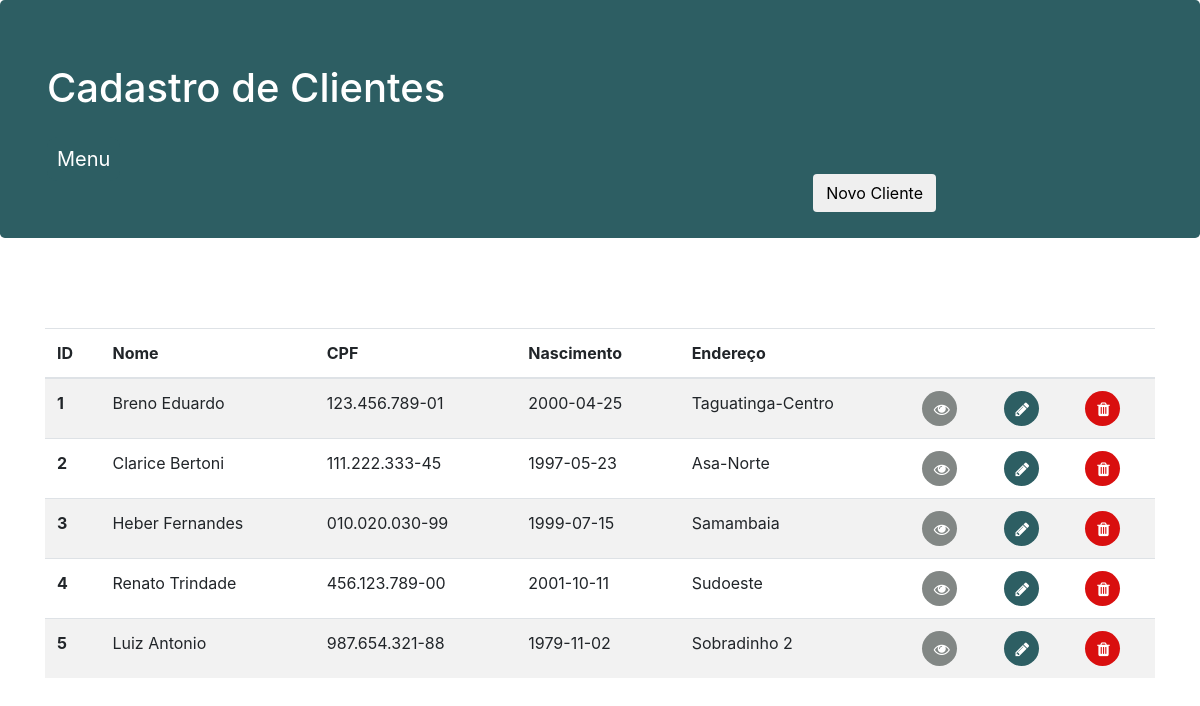
The app's page /views/clientes/index.php with its own data.
### tables this page shows
create table clientes (
	ID integer unsigned primary key auto_increment,
    Nascimento date not null,
    Nome varchar(150) not null,
    Endereco varchar(150) not null,
    CPF varchar(25) not null
);

### actions/ClientesController.php (called while the page is built, shortened)
<?php
  function find_all ($conn) {
    $sql = "select * from clientes";
    $clientes = $conn->query($sql);
    if ($clientes != TRUE) {
      echo "Error creating database: " . $conn->error;
    } else {
      return $clientes;
    }
  }
?>

### views/clientes/index.php (the view, shortened to what this page needs)
<?php
  include_once '../add/header.php';
  include '../../.db/db_connection.php';
  include '../../actions/ClientesController.php';
  $clientes = find_all($conn);
?>
<div class="jumbotron" style="background-color: #2d5e63; color: #FFFFFF;">
  <div class="container">
    <h1>Cadastro de Clientes</h1>
    <br>
    <a class="button" href="../menu.php" target="_self">Menu</a>
    <div class="column" style="position: absolute; right: 22%;">
        <button class="btn" data-toggle="modal" data-target="#myModal">
          Novo Cliente
        </button>
    </div>
  </div>
</div>
<div class="container">
  <div class="col-sm-12">
    <div class="row" style="margin-top: 90px;">
      <br><br>
      <table class="table table-striped">
        <thead>
          <tr>
            <th scope="col">ID</th>
            <th scope="col">Nome</th>
            <th scope="col">CPF</th>
            <th scope="col">Nascimento</th>
            <th scope="col">Endereço</th>
            <th scope="col"> </th>
            <th scope="col"> </th>
            <th scope="col"> </th>
          </tr>
        </thead>
        <tbody>
          <tr>
          <?php while($row = $clientes->fetch(PDO::FETCH_ASSOC) ): ?>
            <th class="col-xs-6"> <?php echo $row["ID"]?> </th>
            <td class="col-xs-6"><?php echo $row["Nome"]?></td>
            <td class="col-xs-6"><?php echo $row["CPF"]?></td>
            <td class="col-xs-6"><?php echo $row["Nascimento"]?></td>
            <td class="col-xs-6"><?php echo $row["Endereco"]?></td>
            <td><a href="view.php?ID=<?php echo $row['ID'];?>"><button class="btn btn-circle-sec"><i class="fa fa-eye" style="color:#FFFFFF"></i></button></a></td>
            <td><a href="update.php?ID=<?php echo $row['ID'];?>"><button class="btn btn-circle"><i class="fa fa-pencil" style="color:#FFFFFF"></i> </button></a></td>
            <td><a href="../../actions/ClientesController.php?ID=<?php echo $row['ID'];?>&action=delete"><button class="btn btn-circle-denger"><i class="fa fa-trash" style="color:#FFFFFF"></i> </button></a></td>
          </tr>
            <?php endwhile;?>
        </tbody>
      </table>
    </div>
  </div>
</div>
<?php
  include_once '../add/footer.php';
?>

### views/add/header.php (style rules this page uses)
a.button { position: relative; background-color: #2d5e63; border: none; font-size: 20px; color: #FFFFFF; padding: 10px; text-align: center; border-radius: 10px; transition-duration: 0.4s; text-decoration: none; overflow: hidden; cursor: pointer; }
.button:after { content: ""; background: #f1f1f1; color: #FFFFFF; display: block; position: absolute; padding-top: 10%; padding-left: 20%; margin-left: -20px !important; margin-top: -120%; opacity: 0; transition: all 0.8s }

### views/clientes/index.php (style rules this page uses)
.btn-circle { background-color: #2d5e63; display:block; height: 35px; width: 35px; border-radius: 50%; border: none; }
.btn-circle-sec { background-color: #828785; display:block; height: 35px; width: 35px; border-radius: 50%; border: none; }
.btn-circle-denger { background-color: #d90f0f; display:block; height: 35px; width: 35px; border-radius: 50%; border: none; }

### records on screen
clientes: ID "1", Nome "Breno Eduardo", CPF "123.456.789-01", Nascimento "2000-04-25", Endereco "Taguatinga-Centro"
clientes: ID "2", Nome "Clarice Bertoni", CPF "111.222.333-45", Nascimento "1997-05-23", Endereco "Asa-Norte"
clientes: ID "3", Nome "Heber Fernandes", CPF "010.020.030-99", Nascimento "1999-07-15", Endereco "Samambaia"
clientes: ID "4", Nome "Renato Trindade", CPF "456.123.789-00", Nascimento "2001-10-11", Endereco "Sudoeste"
clientes: ID "5", Nome "Luiz Antonio", CPF "987.654.321-88", Nascimento "1979-11-02", Endereco "Sobradinho 2"
